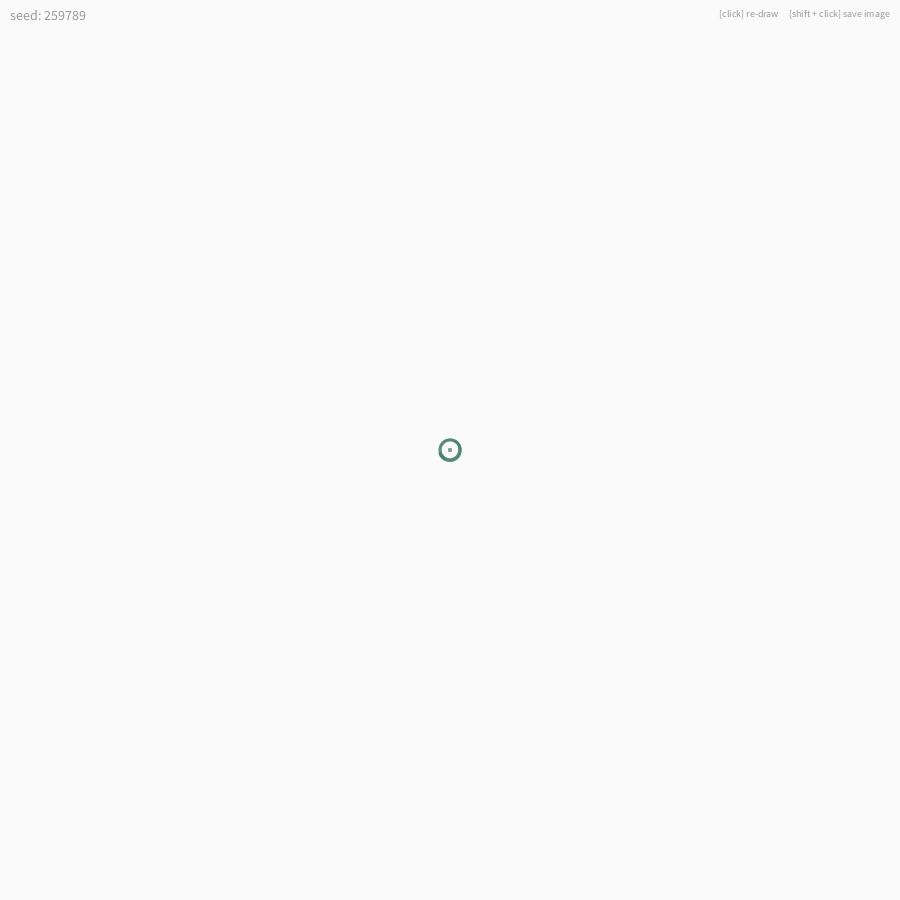
Frame 1 (no input)
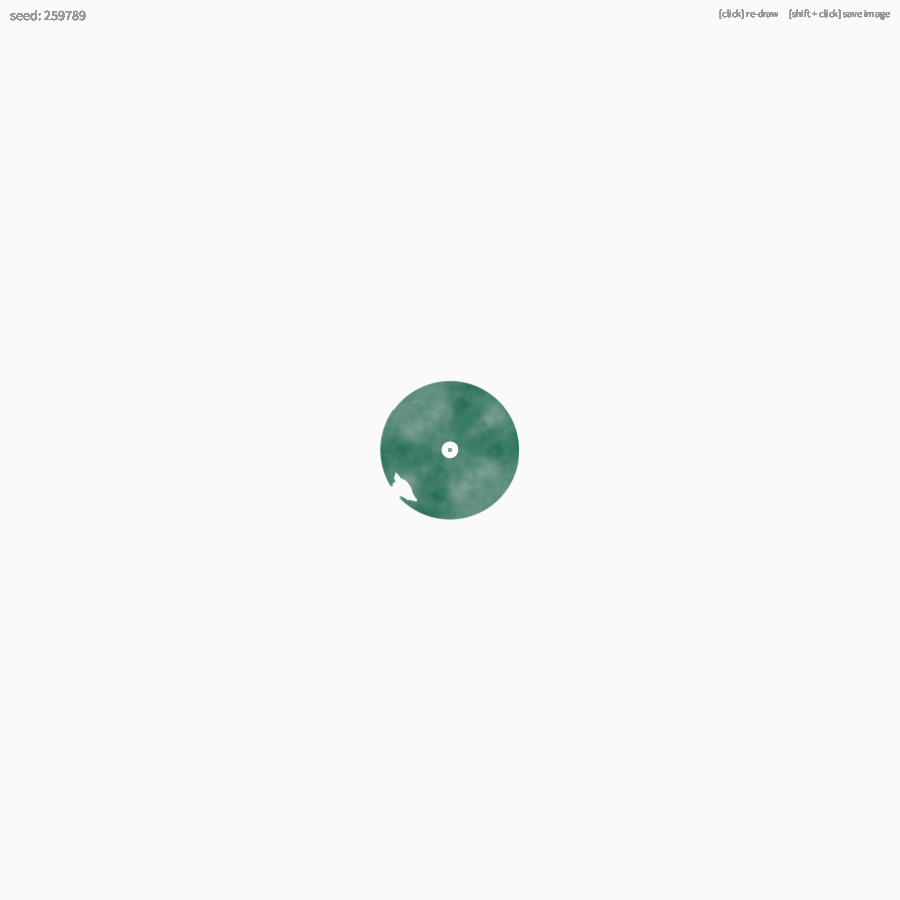
Frame 60 (the mouse pressed at the canvas centre just before this capture)
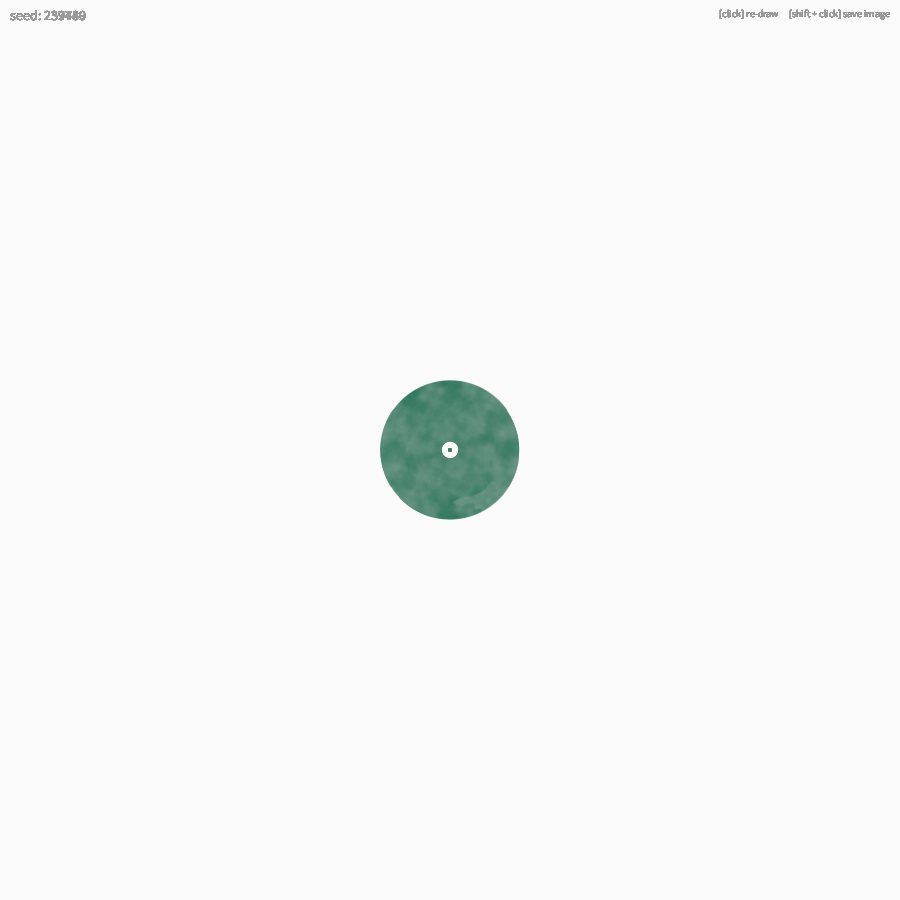
Frame 120 (the mouse held since frame 60 and released just before this capture)

The Processing sketch that drew these frames (run headless with seeded random() and noise(); from frame 60 on, the mouse is pressed at the canvas centre):

// Processing sketch: polar_oasis
// ── polar_oasis.pde
float noiE = 55;
float noiE_r = 30;
float dTheta = 0.1;
float aR = 0.1;
float exponent = 1.0 / 2;

float theta;
float r;
color colB;
float rand;
int seed;

void setup() {
  size(900, 900);
  background(250);
  colB = color(35, 95, 75, 100);
  theta = 1;
  r = aR * theta;
  rectMode(CENTER);
  rand = random(TWO_PI);
  seed = int(1000000 * random(1));
  noiseSeed(seed);
}

void draw() {
  r = aR * theta;
  
  pushMatrix();
  translate(width / 2, height / 2);
  rotate(rand);
  
  for (int i = 0; i < 600; i++) {
    if (i > 300) r = aR * theta;

    if (r > min(width, height) / 2 * 0.9) noLoop();

    float x = r * cos(theta);
    float y = r * sin(theta);
    float noi = noise(10000 + x / noiE, 10000 + y / noiE, r / noiE_r);

    drawDot(noi, x, y);
    theta += dTheta / sqrt(r);
  }
  popMatrix();
  
  textAlign(LEFT, TOP);
  textSize(14);
  fill(153);
  text("seed: " + seed, 10, 10);
  
  textAlign(RIGHT, TOP);
  textSize(10);
  fill(153);
  text("[click] re-draw     [shift + click] save image", width - 10, 10);
}

void drawDot(float noiV, float x, float y) {
  float threshold = map(dist(x, y, 0, 0), 0, min(width, height) / 2, 0, 1);
  threshold = pow(threshold, exponent);
  threshold = map(threshold, 0, 1, 0, 0.7);
  
  if (noiV < threshold) return;
  
  float noiC = noise(x / 20, y / 20, threshold - noiV);
  fill(
    155 - 150 * noiC,
    175 - 80 * noiC,
    165 - 100 * noiC,
    100
  );
  noStroke();
  ellipse(x, y, 3, 3);
}

void mousePressed() {
  if (keyPressed && key == CODED && keyCode == SHIFT) {
    save("map.png");
  } else {
    setup();
    loop();
  }
}

void touchStarted() {
  setup();
  loop();
}
